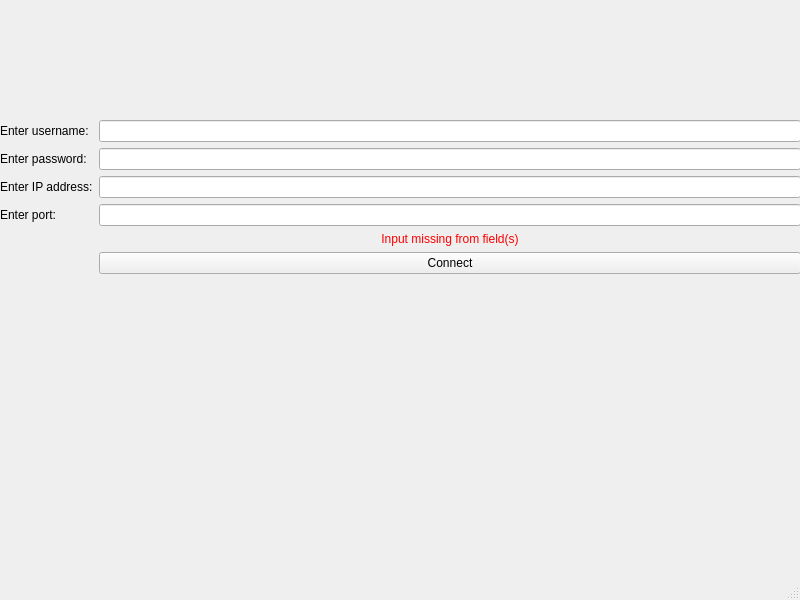
<?xml version="1.0" encoding="UTF-8"?>
<ui version="4.0">
 <class>ConnectWindow</class>
 <widget class="QMainWindow" name="ConnectWindow">
  <property name="geometry">
   <rect>
    <x>0</x>
    <y>0</y>
    <width>800</width>
    <height>600</height>
   </rect>
  </property>
  <property name="windowTitle">
   <string>MainWindow</string>
  </property>
  <widget class="QWidget" name="centralwidget">
   <widget class="QWidget" name="formLayoutWidget">
    <property name="geometry">
     <rect>
      <x>0</x>
      <y>120</y>
      <width>801</width>
      <height>201</height>
     </rect>
    </property>
    <layout class="QFormLayout" name="formLayout">
     <item row="0" column="0">
      <widget class="QLabel" name="enterUsernameLabel">
       <property name="text">
        <string>Enter username:</string>
       </property>
      </widget>
     </item>
     <item row="0" column="1">
      <widget class="QLineEdit" name="enterUsernameLineEdit"/>
     </item>
     <item row="1" column="0">
      <widget class="QLabel" name="enterPasswordLabel">
       <property name="text">
        <string>Enter password:</string>
       </property>
      </widget>
     </item>
     <item row="1" column="1">
      <widget class="QLineEdit" name="enterPasswordLineEdit">
       <property name="inputMask">
        <string/>
       </property>
       <property name="echoMode">
        <enum>QLineEdit::Password</enum>
       </property>
      </widget>
     </item>
     <item row="2" column="0">
      <widget class="QLabel" name="enterIPAddressLabel">
       <property name="text">
        <string>Enter IP address:</string>
       </property>
      </widget>
     </item>
     <item row="2" column="1">
      <widget class="QLineEdit" name="enterIPAddressLineEdit"/>
     </item>
     <item row="3" column="0">
      <widget class="QLabel" name="enterPortLabel">
       <property name="text">
        <string>Enter port:</string>
       </property>
      </widget>
     </item>
     <item row="3" column="1">
      <widget class="QLineEdit" name="enterPortLineEdit"/>
     </item>
     <item row="5" column="1">
      <widget class="QPushButton" name="connectButton">
       <property name="text">
        <string>Connect</string>
       </property>
      </widget>
     </item>
     <item row="4" column="1">
      <widget class="QLabel" name="errorLabel">
       <property name="styleSheet">
        <string notr="true">color: rgb(255, 0, 0)</string>
       </property>
       <property name="text">
        <string>Input missing from field(s)</string>
       </property>
       <property name="textFormat">
        <enum>Qt::AutoText</enum>
       </property>
       <property name="scaledContents">
        <bool>false</bool>
       </property>
       <property name="alignment">
        <set>Qt::AlignCenter</set>
       </property>
      </widget>
     </item>
    </layout>
   </widget>
   <widget class="QLabel" name="logoLabel">
    <property name="geometry">
     <rect>
      <x>250</x>
      <y>340</y>
      <width>271</width>
      <height>201</height>
     </rect>
    </property>
    <property name="text">
     <string/>
    </property>
    <property name="pixmap">
     <pixmap resource="assets.qrc">:/images/assets/logo.png</pixmap>
    </property>
    <property name="scaledContents">
     <bool>true</bool>
    </property>
   </widget>
  </widget>
  <widget class="QMenuBar" name="menubar">
   <property name="geometry">
    <rect>
     <x>0</x>
     <y>0</y>
     <width>800</width>
     <height>25</height>
    </rect>
   </property>
  </widget>
  <widget class="QStatusBar" name="statusbar"/>
 </widget>
 <resources>
  <include location="assets.qrc"/>
 </resources>
 <connections/>
</ui>
